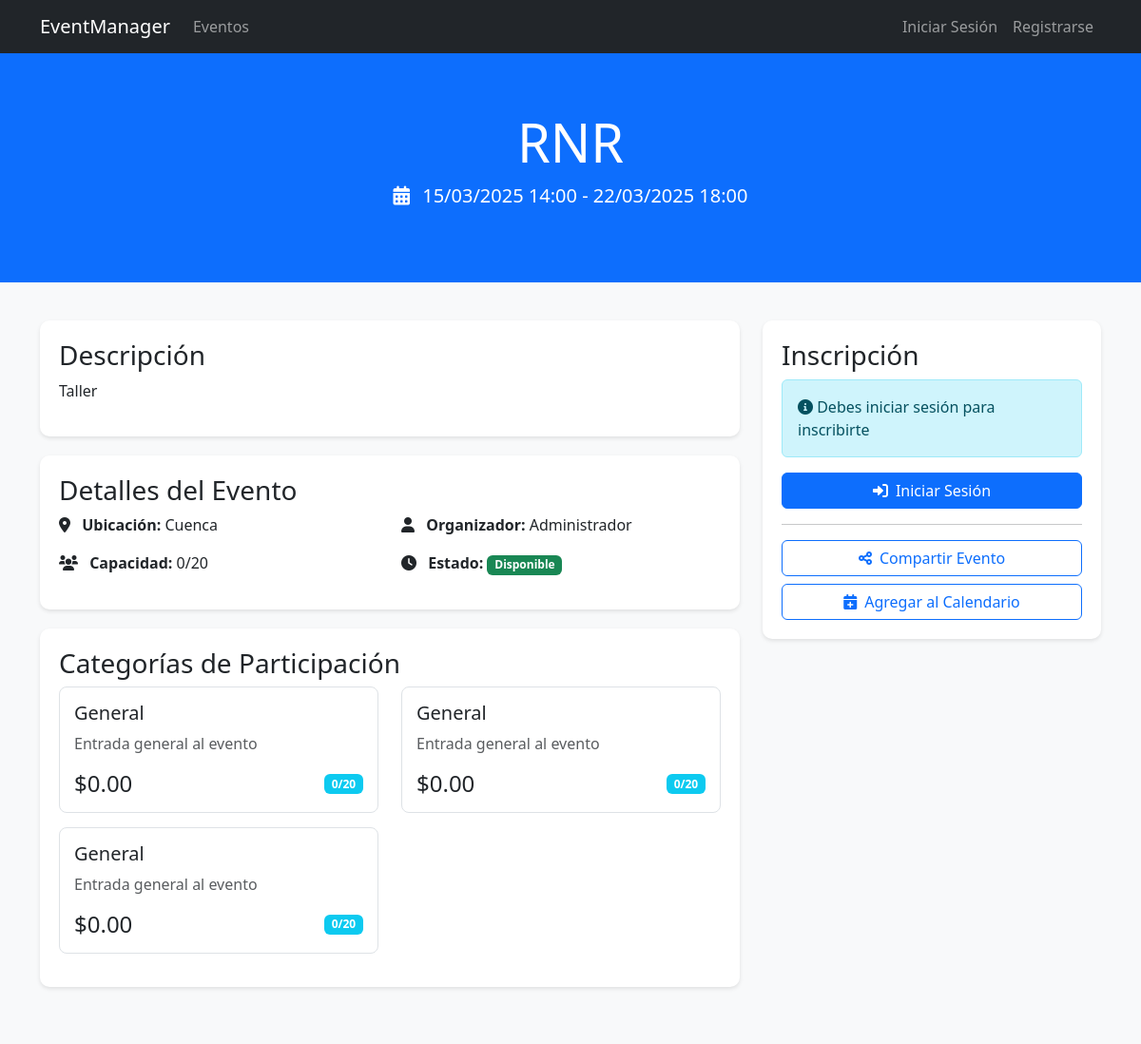
/views/events/view.php?id=2, run on the app's committed database.
### tables this page shows
CREATE TABLE `events` (
  `id` int(11) NOT NULL,
  `title` varchar(255) NOT NULL,
  `description` text DEFAULT NULL,
  `type_id` int(11) DEFAULT NULL,
  `organizer_id` int(11) DEFAULT NULL,
  `modality` enum('presential','virtual','hybrid') NOT NULL,
  `capacity` int(11) DEFAULT 0,
  `price` decimal(10,2) DEFAULT 0.00,
  `location` varchar(255) DEFAULT NULL,
  `virtual_link` varchar(255) DEFAULT NULL,
  `start_date` datetime NOT NULL,
  `end_date` datetime NOT NULL,
  `max_capacity` int(11) DEFAULT NULL,
  `status` enum('draft','published','completed','cancelled') DEFAULT 'draft',
  `category_id` int(11) DEFAULT NULL,
  `logo_url` varchar(255) DEFAULT NULL,
  `banner_url` varchar(255) DEFAULT NULL,
  `header_color` varchar(7) DEFAULT NULL,
  `accent_color` varchar(7) DEFAULT NULL,
  `created_at` timestamp NOT NULL DEFAULT current_timestamp(),
  `updated_at` timestamp NOT NULL DEFAULT current_timestamp() ON UPDATE current_timestamp(),
  `payment_config` longtext DEFAULT NULL CHECK (json_valid(`payment_config`))
);

CREATE TABLE `users` (
  `id` int(11) NOT NULL,
  `name` varchar(100) NOT NULL,
  `email` varchar(100) NOT NULL,
  `password` varchar(255) NOT NULL,
  `role` enum('user','organizer','admin') DEFAULT 'user',
  `status` enum('active','inactive') NOT NULL DEFAULT 'active',
  `is_active` tinyint(1) DEFAULT 1,
  `avatar_url` varchar(255) DEFAULT NULL,
  `created_at` timestamp NOT NULL DEFAULT current_timestamp(),
  `updated_at` timestamp NOT NULL DEFAULT current_timestamp() ON UPDATE current_timestamp(),
  `ieee_member` tinyint(1) DEFAULT 0,
  `ieee_member_id` varchar(50) DEFAULT NULL,
  `ieee_region` int(11) DEFAULT NULL
);

CREATE TABLE `pricing_categories` (
  `id` int(11) NOT NULL,
  `event_id` int(11) NOT NULL,
  `name` varchar(100) NOT NULL,
  `price` decimal(10,2) NOT NULL,
  `description` text DEFAULT NULL,
  `capacity` int(11) DEFAULT NULL,
  `is_active` tinyint(1) DEFAULT 1,
  `created_at` timestamp NOT NULL DEFAULT current_timestamp(),
  `discount_percentage` decimal(5,2) DEFAULT 0.00,
  `ieee_member_discount` decimal(5,2) DEFAULT 0.00,
  `ieee_region` varchar(10) DEFAULT NULL,
  `max_capacity` int(11) DEFAULT NULL
);

### includes/utilities.php (called while the page is built, shortened)
<?php
class Utilities {
    public static function formatDate($date, $format = 'd/m/Y H:i') {
        return date($format, strtotime($date));
    }
}
?>

### views/events/view.php (the view, shortened to what this page needs)
<?php
require_once '../../includes/utilities.php';
$eventId = $_GET['id'];
$error = null;
$event = null;
$categories = [];
$isLoggedIn = isset($_SESSION['user']);
$user = $_SESSION['user'] ?? null;
try {
    $db = new Database();
    $conn = $db->getConnection();
    $stmt = $conn->prepare("
        SELECT e.*, u.name as organizer_name,
               (SELECT COUNT(*)
                FROM registrations r2
                WHERE r2.event_id = e.id
                AND r2.status != 'cancelled') as registration_count
        FROM events e
        INNER JOIN users u ON e.organizer_id = u.id
        WHERE e.id = :event_id
    ");
    $stmt->execute(['event_id' => $eventId]);
    $event = $stmt->fetch(PDO::FETCH_ASSOC);
    if (!$event) {
        $error = "El evento no existe.";
    } elseif ($event['status'] !== 'published' && (!$isLoggedIn || ($user['role'] !== 'admin' && $user['id'] !== $event['organizer_id']))) {
        $error = "Este evento no está disponible actualmente.";
    } else {
        $stmt = $conn->prepare("
            SELECT pc.*,
                   COALESCE((
                       SELECT COUNT(*)
                       FROM registrations r
                       WHERE r.event_id = pc.event_id
                       AND r.pricing_category_id = pc.id
                       AND r.status != 'cancelled'
                   ), 0) as registered_count
            FROM pricing_categories pc
            WHERE pc.event_id = :event_id
            AND pc.is_active = 1
            ORDER BY pc.price ASC
        ");
        $stmt->execute(['event_id' => $eventId]);
        $categories = $stmt->fetchAll(PDO::FETCH_ASSOC);
        $isRegistered = false;
    }
} catch (Exception $e) {
    $error = "Error al cargar la información del evento: " . $e->getMessage();
}
?>
<!DOCTYPE html>
<html lang="es">
<head>
    <link href="https://cdn.jsdelivr.net/npm/bootstrap@5.3.0/dist/css/bootstrap.min.css" rel="stylesheet">
    <link href="https://cdnjs.cloudflare.com/ajax/libs/font-awesome/6.0.0/css/all.min.css" rel="stylesheet">
</head>
<body class="bg-light">
    <?php include '../templates/navigation.php'; ?>
    <?php if ($error): ?>
        <div class="container py-5">
            <div class="alert alert-danger">
                <?php echo htmlspecialchars($error); ?>
            </div>
            <a href="index.php" class="btn btn-primary">Volver a Eventos</a>
        </div>
    <?php else: ?>
        <header class="event-header">
            <div class="container text-center">
                <h1 class="display-4"><?php echo htmlspecialchars($event['title']); ?></h1>
                <p class="lead">
                    <i class="fas fa-calendar-alt me-2"></i>
                    <?php echo Utilities::formatDate($event['start_date']); ?>
                    <?php if ($event['start_date'] !== $event['end_date']): ?>
                        - <?php echo Utilities::formatDate($event['end_date']); ?>
                    <?php endif; ?>
                </p>
            </div>
        </header>
        <section class="event-details">
            <div class="container">
                <div class="row">
                    <div class="col-lg-8">
                        <div class="detail-card">
                            <h3>Descripción</h3>
                            <p><?php echo nl2br(htmlspecialchars($event['description'])); ?></p>
                        </div>
                        <div class="detail-card">
                            <h3>Detalles del Evento</h3>
                            <div class="row">
                                <div class="col-md-6">
                                    <p>
                                        <i class="fas fa-map-marker-alt me-2"></i>
                                        <strong>Ubicación:</strong> <?php echo htmlspecialchars($event['location']); ?>
                                    </p>
                                    <p>
                                        <i class="fas fa-users me-2"></i>
                                        <strong>Capacidad:</strong>
                                        <?php echo $event['capacity'] ? "{$event['registration_count']}/{$event['capacity']}" : 'Ilimitada'; ?>
                                    </p>
                                </div>
                                <div class="col-md-6">
                                    <p>
                                        <i class="fas fa-user me-2"></i>
                                        <strong>Organizador:</strong> <?php echo htmlspecialchars($event['organizer_name']); ?>
                                    </p>
                                    <p>
                                        <i class="fas fa-clock me-2"></i>
                                        <strong>Estado:</strong>
                                        <?php if ($event['capacity'] && $event['registration_count'] >= $event['capacity']): ?>
                                            <span class="badge bg-danger">Completo</span>
                                        <?php else: ?>
                                            <span class="badge bg-success">Disponible</span>
                                        <?php endif; ?>
                                    </p>
                                </div>
                            </div>
                        </div>
                        <?php if (!empty($categories)): ?>
                            <div class="detail-card">
                                <h3>Categorías de Participación</h3>
                                <div class="row">
                                    <?php foreach ($categories as $category): ?>
                                        <div class="col-md-6">
                                            <div class="category-card">
                                                <h5><?php echo htmlspecialchars($category['name']); ?></h5>
                                                <p class="text-muted">
                                                    <?php echo htmlspecialchars($category['description']); ?>
                                                </p>
                                                <div class="d-flex justify-content-between align-items-center">
                                                    <span class="h4 mb-0">
                                                        $<?php echo number_format($category['price'], 2); ?>
                                                    </span>
                                                    <?php if ($category['capacity']): ?>
                                                        <span class="badge bg-info">
                                                            <?php echo $category['registered_count']; ?>/<?php echo $category['capacity']; ?>
                                                        </span>
                                                    <?php endif; ?>
                                                </div>
                                            </div>
                                        </div>
                                    <?php endforeach; ?>
                                </div>
                            </div>
                        <?php endif; ?>
                    </div>
                    <div class="col-lg-4">
                        <div class="detail-card registration-card">
                            <h3>Inscripción</h3>
                            <?php if ($isRegistered): ?>
                                <div class="alert alert-<?php
                                    echo $registrationStatus === 'confirmed' ? 'success' :
                                        ($registrationStatus === 'cancelled' ? 'danger' : 'warning');
                                ?>">
                                    <i class="fas fa-info-circle"></i>
                                    <?php if ($registrationStatus === 'pending'): ?>
                                        Tu solicitud de inscripción está pendiente de confirmación por el organizador.
                                    <?php elseif ($registrationStatus === 'confirmed'): ?>
                                        ¡Tu inscripción ha sido confirmada! Ya estás registrado en este evento.
                                    <?php elseif ($registrationStatus === 'cancelled'): ?>
                                        Tu inscripción ha sido cancelada por el organizador.
                                    <?php endif; ?>
                                </div>
                                <?php if ($registrationStatus === 'cancelled'): ?>
                                    <a href="register.php?event_id=<?php echo $eventId; ?>" class="btn btn-primary w-100">
                                        Solicitar Nueva Inscripción
                                    </a>
                                <?php else: ?>
                                    <a href="../registrations/my-registrations.php" class="btn btn-primary w-100">
                                        Ver Mis Inscripciones
                                    </a>
                                <?php endif; ?>
                            <?php elseif ($event['capacity'] && $event['registration_count'] >= $event['capacity']): ?>
                                <div class="alert alert-warning">
                                    <i class="fas fa-exclamation-triangle"></i> Evento Completo
                                </div>
                            <?php elseif ($isLoggedIn): ?>
                                <a href="register.php?event_id=<?php echo $event['id']; ?>" class="btn btn-success w-100 mb-3">
                                    <i class="fas fa-ticket-alt me-2"></i>Inscribirme
                                </a>
                            <?php else: ?>
                                <div class="alert alert-info">
                                    <i class="fas fa-info-circle"></i> Debes iniciar sesión para inscribirte
                                </div>
                                <a href="../auth/login.php" class="btn btn-primary w-100">
                                    <i class="fas fa-sign-in-alt me-2"></i>Iniciar Sesión
                                </a>
                            <?php endif; ?>
                            <hr>
                            <div class="d-grid gap-2">
                                <button class="btn btn-outline-primary" onclick="shareEvent()">
                                    <i class="fas fa-share-alt me-2"></i>Compartir Evento
                                </button>
                                <button class="btn btn-outline-primary" onclick="addToCalendar()">
                                    <i class="fas fa-calendar-plus me-2"></i>Agregar al Calendario
                                </button>
                            </div>
                        </div>
                    </div>
                </div>
            </div>
        </section>
    <?php endif; ?>
</body>
</html>

### views/events/view.php (style rules this page uses)
.event-header { background: #0d6efd; color: white; padding: 60px 0; }
.event-details { background-color: #f8f9fa; padding: 40px 0; }
.detail-card { background: white; border-radius: 10px; padding: 20px; margin-bottom: 20px; box-shadow: 0 2px 4px rgba(0,0,0,0.1); }
.registration-card { position: sticky; top: 20px; }
.category-card { border: 1px solid #dee2e6; border-radius: 8px; padding: 15px; margin-bottom: 15px; transition: transform 0.2s; }

### data on the page
events: title "RNR", start_date "15/03/2025 14:00", end_date "22/03/2025 18:00", description "Taller", location "Cuenca", capacity "20", organizer.name "Administrador"
pricing_categories: name "General", description "Entrada general al evento", price "0.00", registered_count "0", capacity "20"
pricing_categories: name "General", description "Entrada general al evento", price "0.00", registered_count "0", capacity "20"
pricing_categories: name "General", description "Entrada general al evento", price "0.00", registered_count "0", capacity "20"

### other printed values
$event['registration_count'] "0"
